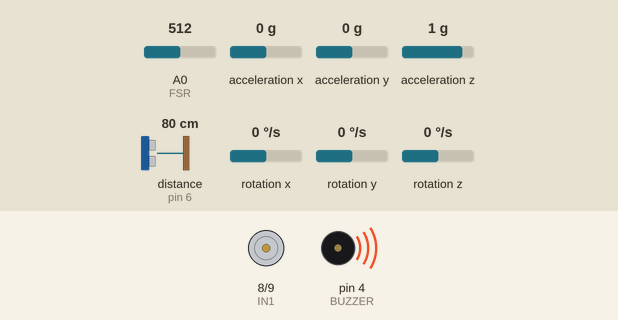
The sketch below on a simulated Arduino Uno, built with avr-gcc and run on an emulated ATmega328P. Parts: motor-driver pin pairs drawn as motors (green arrow = first pin HIGH = forward, orange = second pin HIGH = backward, longer = more drive, scaled by the enable pin), buzzer (waves = sounding, pin HIGH). Wiring (inferred from the names in the program): ultrasonic range finder: trigger pin 7; echo pin 6. Inputs (shaded band) come from the test bench; at power-on: acceleration x 0 g, A0 (FSR) = 512, distance to the obstacle (sensor on pin 6) 80 cm, acceleration y 0 g, acceleration z 1 g, rotation x 0 °/s, rotation y 0 °/s, rotation z 0 °/s. The echo pulse lasts 58.3 µs per cm; pins used as bus, display or sensor lines are not drawn; what the sketch prints to the serial monitor is not drawn.

Above: at 1.2 s.
1.3 s: acceleration x set to -0.3 g
At 2.1 s:
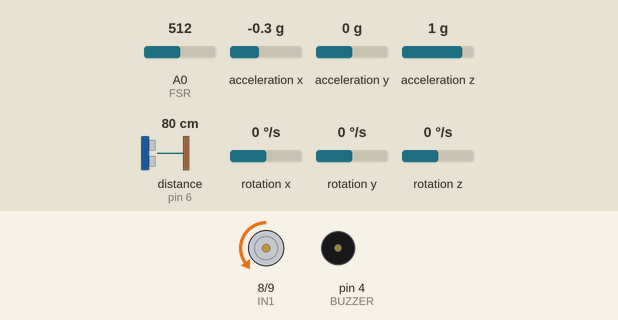
2.8 s: A0 (FSR) set to 109
4.3 s: A0 (FSR) set to 95
At 5.6 s:
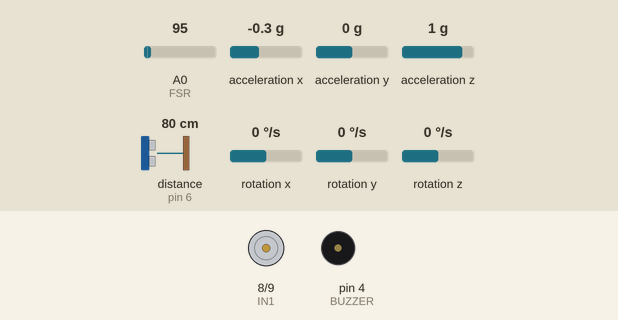
5.9 s: distance to the obstacle (sensor on pin 6) set to 2 cm
8.9 s: A0 (FSR) set to 306
At 9.3 s:
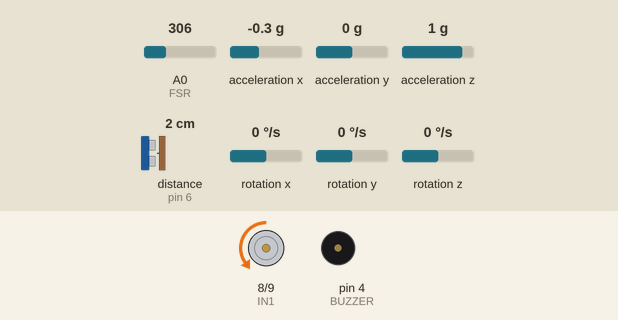
10.5 s: acceleration x set to 0 g
At 11.2 s:
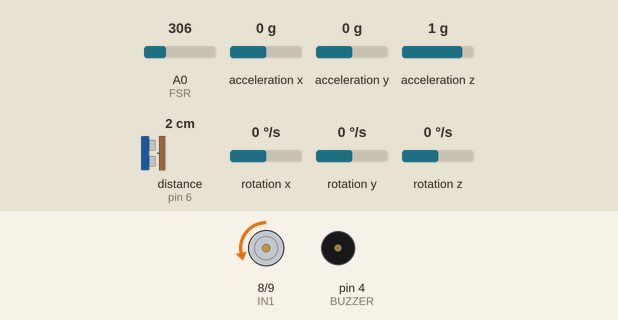
Timing chart, 0 to 13.0 s (numbered marks = the images above; inputs shaded):
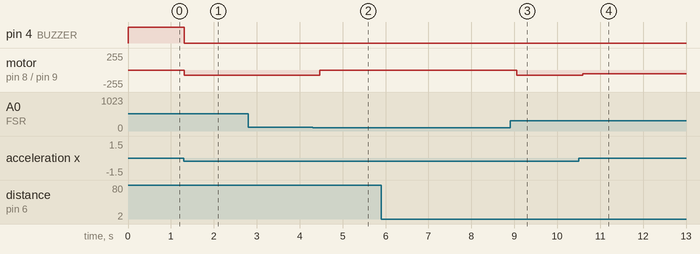

The sketch:

final_coding_fyp2.ino
```cpp
#include <Wire.h>
#include <MPU6050.h>

MPU6050 mpu;

// ===== PIN =====
#define FSR A0
#define TRIG 7
#define ECHO 6
#define ENA 5
#define IN1 8
#define IN2 9
#define BUZZER 4

// ===== PARAMETER =====
int fsrThreshold = 100;
int distanceThreshold = 30; // cm (lubang)
int baseSpeed = 55;
int boostSpeed = 80;
float tiltThreshold = 10.0; // degree

// ===== FUNCTION =====
long readDistance() {
  digitalWrite(TRIG, LOW);
  delayMicroseconds(2);
  digitalWrite(TRIG, HIGH);
  delayMicroseconds(10);
  digitalWrite(TRIG, LOW);

  long duration = pulseIn(ECHO, HIGH, 30000); // timeout 30ms
  long distance = duration * 0.034 / 2;
  return distance;
}

float readTilt() {
  int16_t ax, ay, az;
  mpu.getAcceleration(&ax, &ay, &az);

  float angle = atan2(ax, az) * 180 / PI;
  return angle;
}

void motorStop() {
  analogWrite(ENA, 0);
}

void motorRun(int speedVal) {
  digitalWrite(IN1, LOW);
  digitalWrite(IN2, HIGH);
  analogWrite(ENA, speedVal);
}

// ===== SETUP =====
void setup() {
  Serial.begin(9600);

  pinMode(TRIG, OUTPUT);
  pinMode(ECHO, INPUT);
  pinMode(ENA, OUTPUT);
  pinMode(IN1, OUTPUT);
  pinMode(IN2, OUTPUT);
  pinMode(BUZZER, OUTPUT);

  Wire.begin();
  mpu.initialize();

  Serial.println("SYSTEM START");
}

// ===== LOOP =====
void loop() {

  int fsrValue = analogRead(FSR);
  long distance = readDistance();
  float tilt = readTilt();

  // ===== SERIAL MONITOR =====
  Serial.print("FSR: "); Serial.print(fsrValue);
  Serial.print(" | Distance: "); Serial.print(distance);
  Serial.print(" cm | Tilt: "); Serial.print(tilt);

  // ===== LOGIK =====

  // 1. TAK SENTUH → STOP
  if (fsrValue < fsrThreshold) {
    motorStop();
    digitalWrite(BUZZER, LOW);
    Serial.println(" | Status: IDLE (tak sentuh)");
  }

  else {

    // 2. LUBANG SEBENAR (ULTRASONIC + TAK CONDONG)
    if (distance > distanceThreshold && abs(tilt) < tiltThreshold) {
      motorStop();
      digitalWrite(BUZZER, HIGH);
      Serial.println(" | Status: LUBANG DETECT → STOP");
    }

    // 3. TANGGA / SLOPE (IGNORE ULTRASONIC)
    else if (abs(tilt) >= tiltThreshold) {
      motorRun(boostSpeed);
      digitalWrite(BUZZER, LOW);
      Serial.println(" | Status: TANGGA/SLOPE → BOOST SPEED");
    }

    // 4. JALAN NORMAL
    else {
      motorRun(baseSpeed);
      digitalWrite(BUZZER, LOW);
      Serial.println(" | Status: JALAN NORMAL");
    }
  }

  delay(200);
}
```

Measured:
- the behaviour switches between -0.1 and -0.2 g on acceleration x (found by bisection; images 0 and 1)
- the behaviour switches between 100 and 99 on A0 (FSR) (found by bisection; images 1 and 2)
- after the input at 1.3 s, pin 4 (BUZZER): HIGH → LOW at once; motor on pin 8 (IN1) / pin 9 (IN2): stopped → backward 80/255 at once
- after the input at 2.8 s, every drawn part: stays the same
- after the input at 4.3 s, motor on pin 8 (IN1) / pin 9 (IN2): backward 80/255 → stopped after 0.17 s
- after the input at 5.9 s, every drawn part: stays the same
- after the input at 8.9 s, motor on pin 8 (IN1) / pin 9 (IN2): stopped → backward 80/255 after 0.15 s
- after the input at 10.5 s, motor on pin 8 (IN1) / pin 9 (IN2): backward 80/255 → backward 55/255 after 0.09 s
